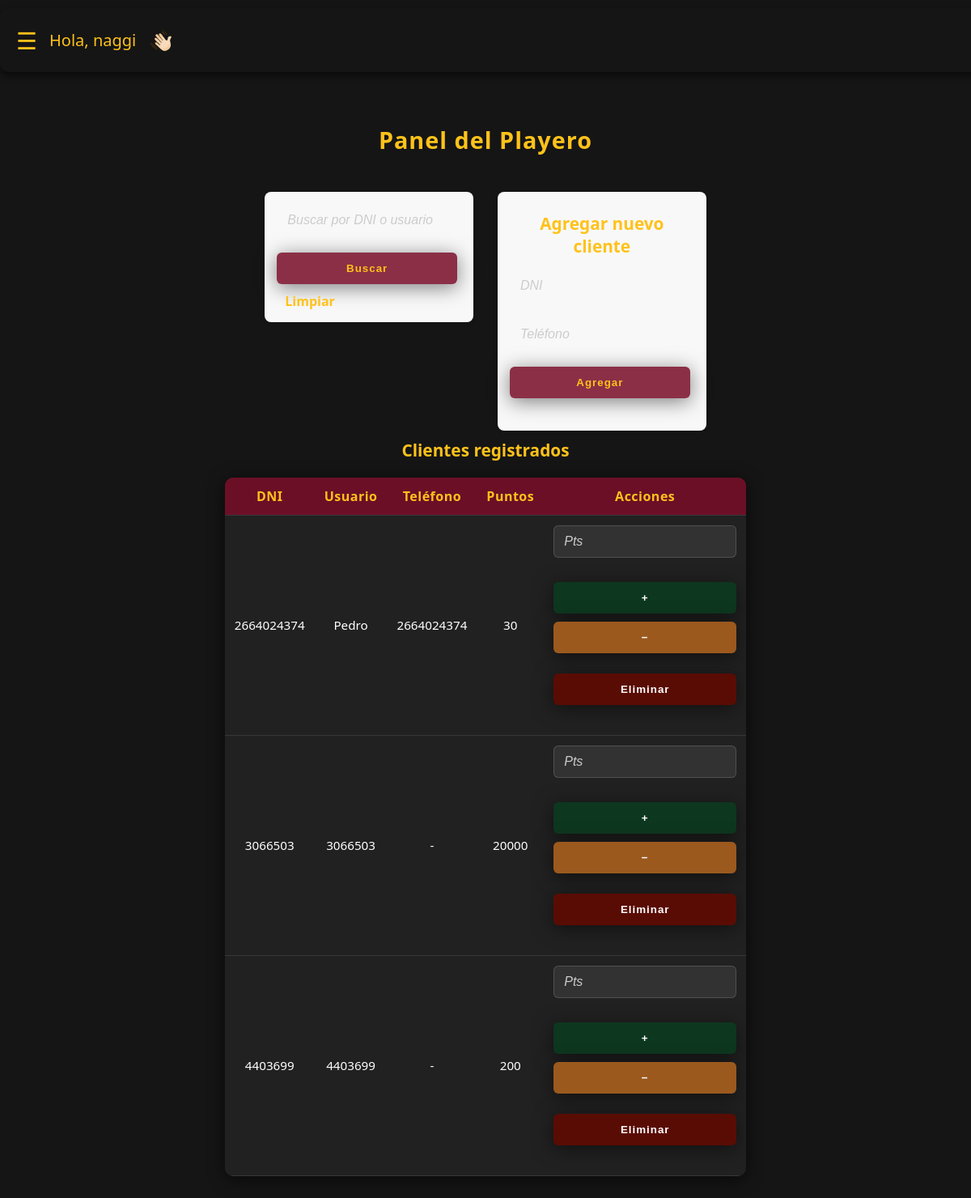
Page /playero/ (signed in) on the committed database.
### core/models.py (models this page shows, shortened)
class Cliente(models.Model):
    user = models.OneToOneField(User, on_delete=models.CASCADE, null=True, blank=True)
    dni = models.CharField(max_length=20, unique=True)
    telefono = models.CharField(max_length=20)
    puntos = models.PositiveIntegerField(default=0)
    es_playero = models.BooleanField(default=False)
    tiene_auto = models.BooleanField(default=False)
    tiene_moto = models.BooleanField(default=False)

### core/views/playero.py (the view, shortened to what this page needs)
# urls.py: path("playero/", panel_playero, name="panel_playero"),
@login_required
def panel_playero(request):
    if not es_playero(request.user):
        messages.error(request, "No tienes permiso para acceder a esta sección.")
        return redirect("perfil")
    query = request.GET.get("q", "").strip()
    if query:
            clientes = (
            Cliente.objects
            .select_related("user")
            .filter(
                Q(dni__icontains=query) |
                Q(user__username__icontains=query)
            )
            .filter(es_playero=False)  # 🔥 excluye playeros
            .order_by("dni")
        )
    else:
        clientes = (
                Cliente.objects
            .select_related("user")
            .filter(es_playero=False)  # 🔥 excluye playeros
            .order_by("dni")
         )
    context = {
        "clientes": clientes,
        "query": query,
    }
    return render(request, "playero/panel_playero.html", context)

### core/context_processors.py (called while the page is built)
def es_playero(request):
    if not request.user.is_authenticated:
        return {'es_playero': False}
    try:
        is_playero = request.user.groups.filter(name='playero').exists()
    except Exception:
        is_playero = False
    return {'es_playero': is_playero}

### core/views/playero.py (called while the page is built)
def es_playero(user):
    try:
        return hasattr(user, "cliente") and user.cliente.es_playero
    except Cliente.DoesNotExist:
        return False

### core/templates/playero/panel_playero.html (shortened to what this page needs)
{% extends "core/base.html" %}
{% load static %}
{% block content %}
<div class="panel-playero">
  <h2>Panel del Playero</h2>
  <div class="playero-forms">
  <form method="GET" class="search-form">
    <input type="text" name="q" placeholder="Buscar por DNI o usuario" value="{{ query }}">
    <button type="submit" class="btn">Buscar</button>
    <a href="{% url 'panel_playero' %}" class="btn-clear">Limpiar</a>
  </form>
  <section class="add-client">
    <h3>Agregar nuevo cliente</h3>
    <form method="POST">
      <input type="text" name="dni" placeholder="DNI" required>
      <input type="text" name="telefono" placeholder="Teléfono">
      <button type="submit" class="btn">Agregar</button>
    </form>
  </section>
</div>
  <section class="client-list">
    <h3>Clientes registrados</h3>
    {% if clientes %}
      <div class="table-container">
        <table class="styled-table">
          <thead>
            <tr>
              <th>DNI</th>
              <th>Usuario</th>
              <th>Teléfono</th>
              <th>Puntos</th>
              <th>Acciones</th>
            </tr>
          </thead>
          <tbody>
            {% for cliente in clientes %}
            <tr>
              <td>{{ cliente.dni }}</td>
              <td>{{ cliente.user.username|default:"Sin usuario" }}</td>
              <td>{{ cliente.telefono|default:"-" }}</td>
              <td>{{ cliente.puntos }}</td>
              <td>
                <form method="POST" class="inline-form">
                  <input type="number" name="puntos" min="1" placeholder="Pts" required>
                  <button type="submit" name="accion" value="sumar" class="btn-sumar">+</button>
                  <button type="submit" name="accion" value="restar" class="btn-restar">−</button>
                </form>
                <form method="POST" class="inline-form">
                  <button type="submit" name="accion" value="eliminar" class="btn-eliminar">Eliminar</button>
                </form>
              </td>
            </tr>
            {% endfor %}
          </tbody>
        </table>
      </div>
    {% else %}
      <p>No se encontraron clientes.</p>
    {% endif %}
  </section>
</div>
{% endblock %}

### core/templates/core/base.html (shortened to what this page needs)
<!DOCTYPE html>
<html lang="es">
<head>
    {% load static %}
    <link rel="stylesheet" href="{% static 'core/css/style.css' %}">
</head>
<body>
<header>
<div>
    <header class="header">
        <div class="header-left">
             <div class="menu-icon" onclick="toggleMenu()">☰</div>
            <span style="color: #ffc21a; font-size: 20px;">Hola, {{ user.first_name|default:user.username }}</span>
            <img src="{% static 'core/css/img/hand-icon.svg' %}" alt="Saludo" class="icon-hand">
        </div>
    </header>
</div>
<main>
    {% block content %}
    {% endblock %}
</main>
</body>
</html>

### core/static/core/css/style.css (style rules this page uses)
body { background: #151515; min-height: 100vh; font-family: 'Segoe UI', Arial, sans-serif; margin: 0; }
.playero-forms { display: flex; gap: 30px; align-items: flex-start; margin-top: 20px; }
.search-form, .add-client { background: #f8f8f8; padding: 15px; border-radius: 8px; width: 100%; max-width: 350px; box-shadow: 0 2px 5px rgba(0,0,0,0.1); }
.search-form input, .add-client input { width: 100%; margin-bottom: 10px; }
.btn, .btn-clear { margin-right: 5px; }
form { display: flex; flex-direction: column; text-align: left; }
input { background-color: rgba(255, 255, 255, 0.1); border: none; border-bottom: 1px solid #888; padding: 10px 8px; color: #fff; font-size: 1rem; margin-bottom: 20px; transition: all 0.3s ease; }
input::placeholder { color: #ccc; font-style: italic; }
button, .btn { background-color: rgba(120, 12, 40, 0.85); padding: 12px 20px; border-radius: 6px; font-weight: 700; color: #ffc21a; border: none; cursor: pointer; transition: all 0.3s ease; letter-spacing: 1px; box-shadow: 0 4px 25px rgba(0, 0, 0, 0.5) }
.header { width: 100%; display: flex; justify-content: space-between; align-items: center; background-color: #151515; padding: 15px; border-radius: 10px; box-shadow: 0 4px 10px rgba(0, 0, 0, 0.6); position: relative; margin-top: 10px; }
.header-left { display: flex; align-items: center; gap: 10px; }
.menu-icon { font-size: 29px; cursor: pointer; color: #ffc21a; transition: color 0.3s; margin: 5px; }
.icon-hand { width: 32px; height: 32px; margin-left: 5px; display: flex; align-items: center; justify-content: center; }
.panel-playero { background-color: #151515; color: #fff; min-height: 100vh; padding: 40px 20px 80px; display: flex; flex-direction: column; align-items: center; font-family: 'Segoe UI', Arial, sans-serif; }
.panel-playero h2 { color: #ffc21a; text-align: center; margin-bottom: 25px; font-size: 1.8rem; letter-spacing: 1px; }
.panel-playero h3 { color: #ffc21a; margin-top: 10px; margin-bottom: 15px; font-size: 1.3rem; text-align: center; }
.panel-playero form { display: flex; justify-content: center; flex-wrap: wrap; gap: 10px; margin-bottom: 25px; }
.panel-playero input[type="text"], .panel-playero input[type="number"] { background-color: rgba(255, 255, 255, 0.08); border: 1px solid rgba(255, 255, 255, 0.15); border-radius: 6px; padding: 10px 12px; color: #fff; font-size: 1rem; transition: all 0.3s ease; width: 200px; }
button[name="accion"][value="sumar"] { background-color: #0e371f; color: #fff; }
button[name="accion"][value="restar"] { background-color: #9b591e; color: #fff; }
button[name="accion"][value="eliminar"] { background-color: #590c04; color: #fff; }
.panel-playero a { color: #ffc21a; text-decoration: none; font-weight: bold; margin-left: 10px; }
.panel-playero table { width: 100%; max-width: 1000px; border-collapse: collapse; margin-top: 20px; box-shadow: 0 4px 20px rgba(0, 0, 0, 0.6); background-color: rgba(255, 255, 255, 0.05); border-radius: 10px; overflow: hidden; }
.panel-playero th, .panel-playero td { text-align: center; padding: 12px; border-bottom: 1px solid rgba(255, 255, 255, 0.1); }
.panel-playero th { background-color: rgba(120, 12, 40, 0.85); color: #ffc21a; font-weight: 700; letter-spacing: 0.5px; }
.panel-playero td { color: #fff; font-size: 0.95rem; }

### rows in the picture
Cliente: dni "2664024374", user.username "Pedro", telefono "2664024374", puntos "30"
Cliente: dni "3066503", user.username "3066503", telefono "-", puntos "20000"
Cliente: dni "4403699", user.username "4403699", telefono "-", puntos "200"

### other values in the picture
{{ user.first_name|default:user.username }} "naggi"
